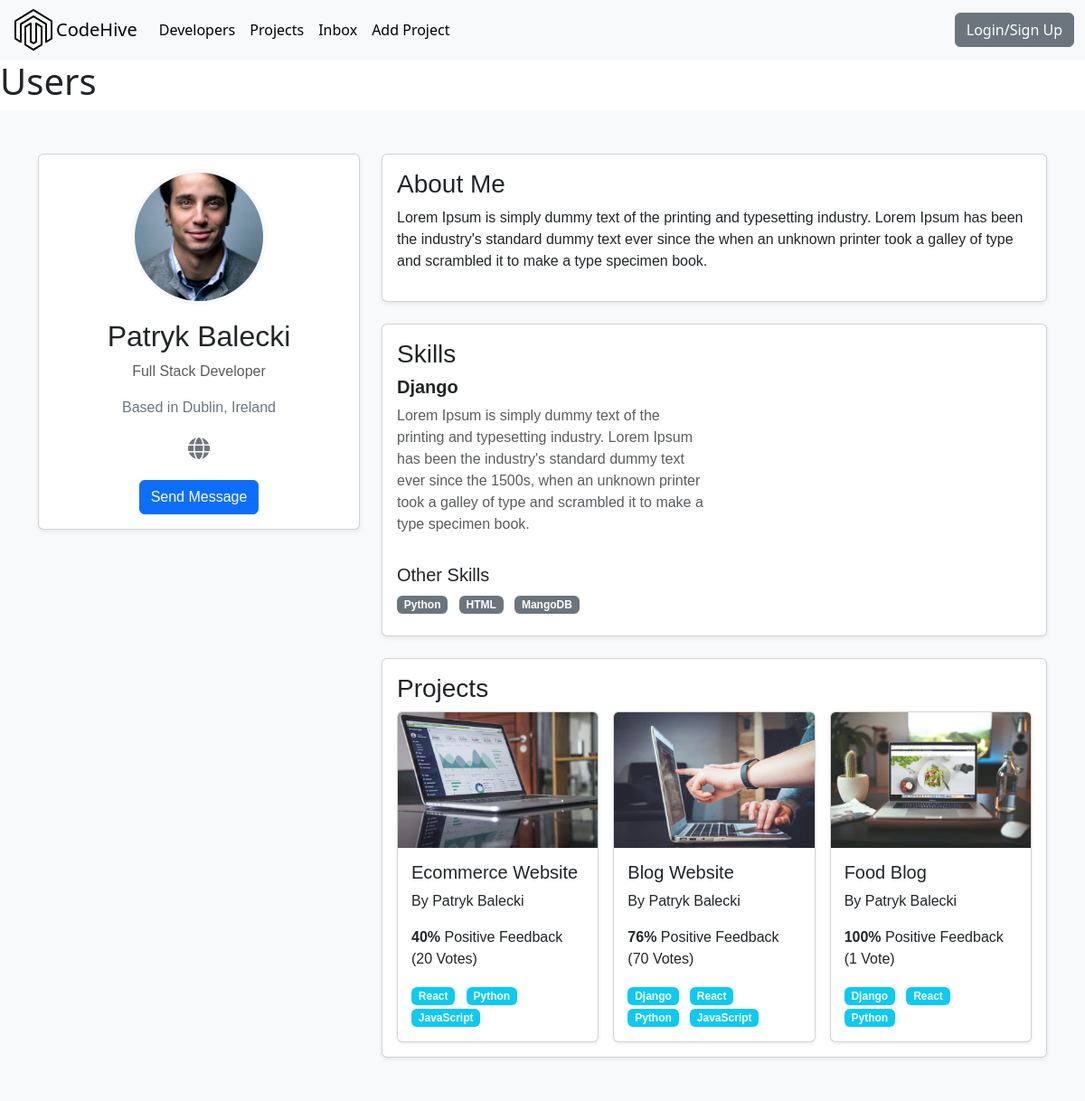
The app's page /profile/fc5d0cd4-3224-4585-8b15-bd035fa133de/, older data.
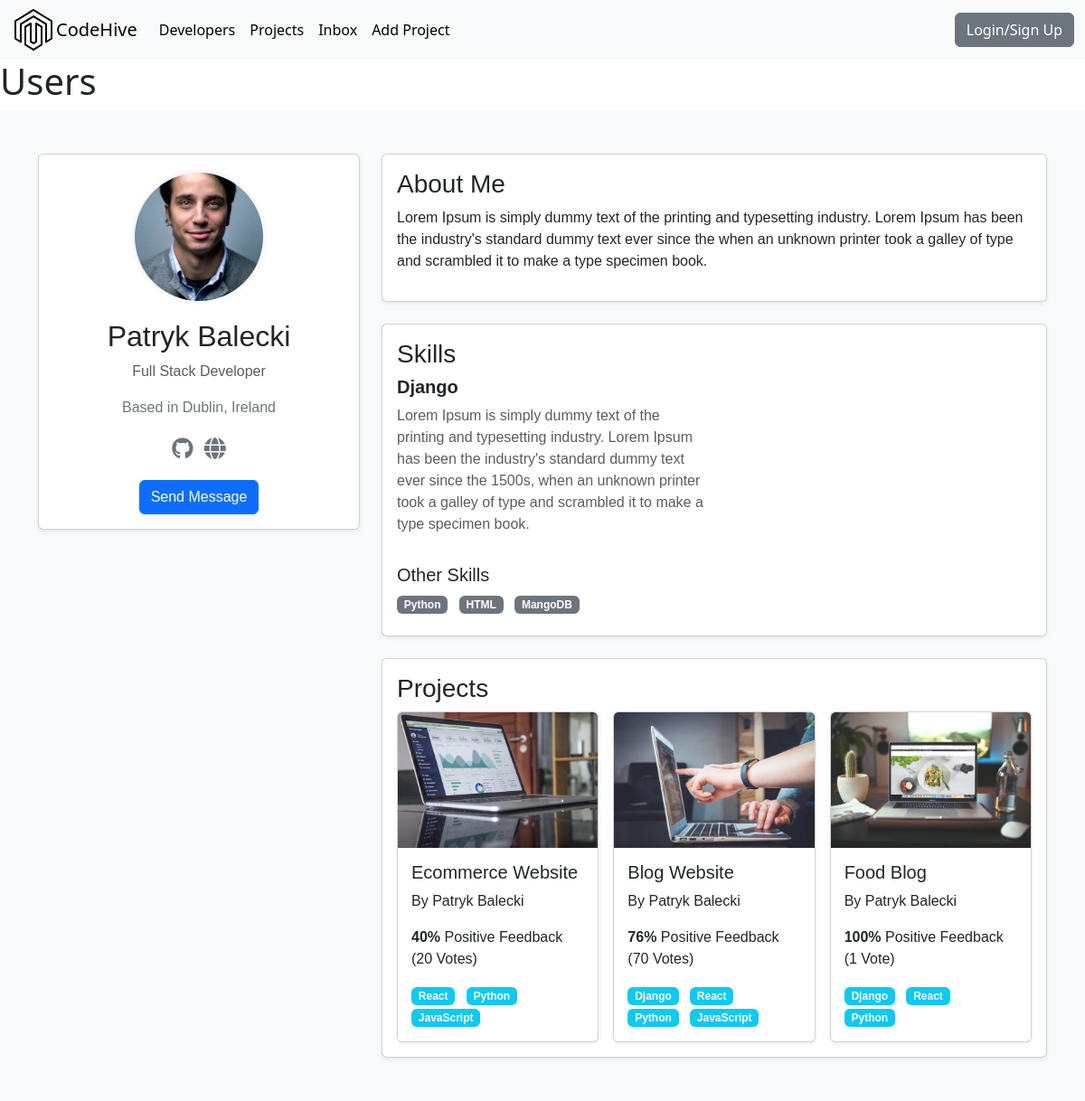
The same page, newer data.
### users/views.py (the view)
# urls.py: path('profile/<str:pk>/', views.userProfile, name="user-profile"),
def userProfile(request, pk):
    profile = Profile.objects.get(id=pk)
    topSkills = profile.skill_set.exclude(description__exact="")
    otherSkills = profile.skill_set.filter(description="")
    context = {'profile': profile,  'topSkills': topSkills,
               "otherSkills": otherSkills}
    return render(request, 'users/user-profile.html', context)

### projects/models.py (called while the page is built)
    def __str__(self):
        return self.name

### users/models.py (called while the page is built)
    def __str__(self):
        return str(self.name)

### users/templates/users/user-profile.html (shortened to what the changed rows need)
{% extends 'main.html' %}
{% block content %}
<h1>Users</h1>
<main class="profile py-5 bg-light">
    <div class="container">
        <div class="row g-4">
            <div class="col-md-4">
                <div class="card text-center shadow-sm">
                    <div class="card-body">
                        <h2 class="dev-name">{{ profile.name }}</h2>
                        <ul class="list-inline dev-social mb-3">
                            {% if profile.social_github %}
                            <li class="list-inline-item">
                                <a title="Github" href="{{ profile.social_github }}" target="_blank">
                                    <i class="fa-brands fa-github"></i>
                                </a>
                            </li>
                            {% endif %}
                        </ul>
                    </div>
                </div>
            </div>
        </div>
    </div>
</main>
{% endblock content %}

Row changes from the older to the newer data that the page shows:
changed Profile "Patryk Balecki": social_github empty → "https://github.com/" (drawn)
